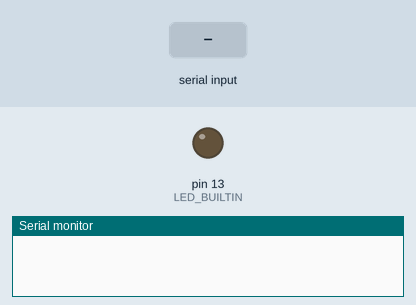
The sketch below on a simulated Arduino Uno, built with avr-gcc and run on an emulated ATmega328P. Shown: output pins drawn as LEDs (lit = HIGH), the last lines printed to the serial monitor. The test bench sets the inputs (shaded band).

Above: at 1.2 s.
1.3 s: "o" received over Serial
At 2.5 s:
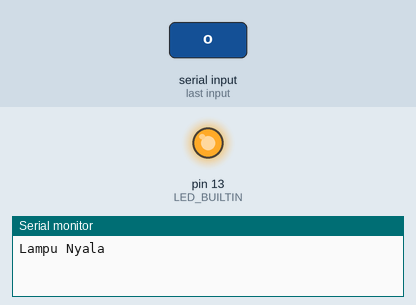
2.8 s: "x" received over Serial
At 3.9 s:
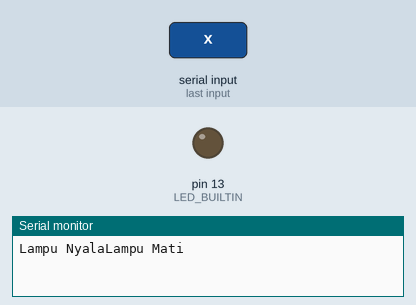
Timing chart, 0 to 5.8 s (numbered marks = the images above; inputs shaded):
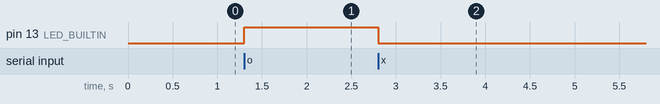

Measured:
- after the input at 1.3 s, pin 13 (LED_BUILTIN): LOW → HIGH at once
- after the input at 2.8 s, pin 13 (LED_BUILTIN): HIGH → LOW at once

The sketch:

Led_Program.ino
```cpp
char userInput;

void setup() {
    Serial.begin(9600);
    pinMode(LED_BUILTIN, OUTPUT);
}

void loop() {
   if (Serial.available()>0){
    userInput = Serial.read();

    if(userInput == 'o'){
      digitalWrite(LED_BUILTIN, HIGH);
      Serial.print("Lampu Nyala");
    }
    if(userInput == 'x'){
      digitalWrite(LED_BUILTIN, LOW);
      Serial.print("Lampu Mati");
    }
   }//Serial.available
}//Void
```
